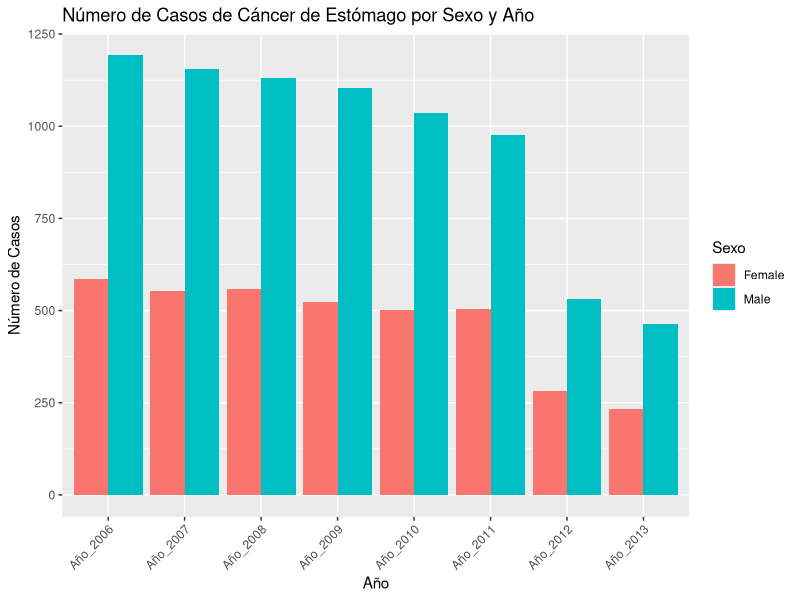
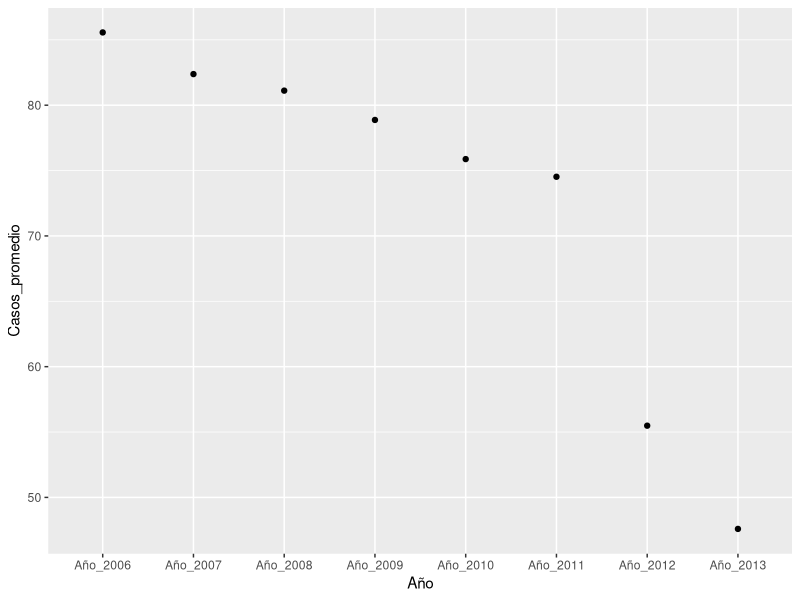
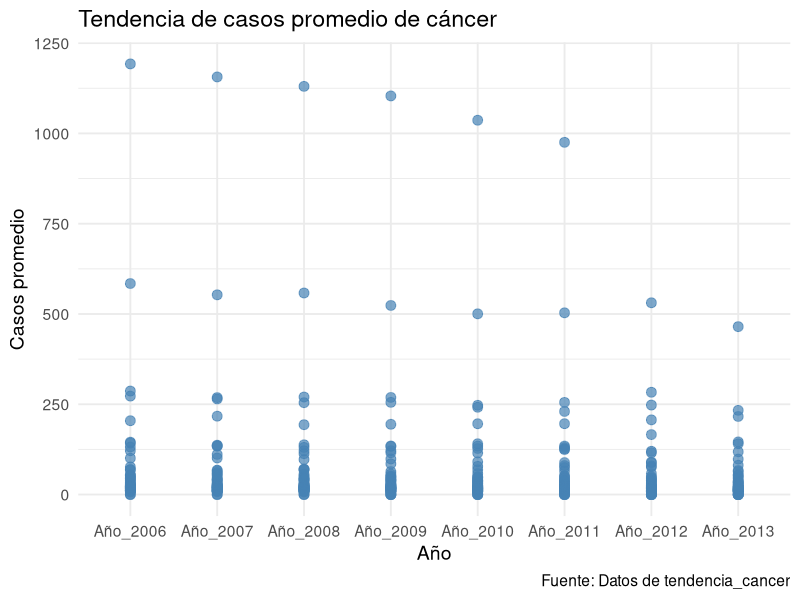

Recreate these plots in R, in order.

#CANCER DE ESTÓMAGO EN EUROPA

library(readr)
library(dplyr)
library(tidyverse)
library(ggplot2)

# Carga el archivo usando comillas como delimitador
cancer_estomago <- read_delim("INPUT/DATA/cancer_estomago.csv", delim = "\"", 
                              escape_backslash = TRUE, escape_double = FALSE, trim_ws = TRUE)

# Divide la columna de años en varias columnas nuevas
cancer_estomago <- 
  cancer_estomago %>%
  separate(
    col = c(`,2005,2006,2007,2008,2009,2010,2011,2012,2013,`),
    into = paste0("Año_", 2005:2013), 
    sep = ","
  ) %>% 
  select(-`Indicator,`, -`...1`, -`...3`, -`...5`, -`,...6`, -`...7`, -`...9`,
         -`,...10`, -`...11`, -`...13`, -`,...14`, -`...15`, -`...17`, -`...19`, -`Año_2005`,
         -`Cancer`,  -`Age Group`) %>% 
  slice(-c(247, 248, 249)) %>%
  rename(Pais_Ciudad = Registry)%>%
  rename(Sexo=Sex)%>%
  pivot_longer(cols = c(`Año_2006`:`Año_2013`), names_to = "Año", values_to = "Casos") 
  

cancer_estomago <- cancer_estomago %>%
  mutate(
    Pais = case_when(
      str_starts(Pais_Ciudad, "AT") ~ "Austria",
      str_starts(Pais_Ciudad, "BE") ~ "Belgica",
      str_starts(Pais_Ciudad, "BG") ~ "Bulgaria",
      str_starts(Pais_Ciudad, "CH") ~ "Suiza",
      str_starts(Pais_Ciudad, "DE") ~ "Alemania",
      str_starts(Pais_Ciudad, "DK") ~ "Dinamarca",
      str_starts(Pais_Ciudad, "EE") ~ "Estonia",
      str_starts(Pais_Ciudad, "ES") ~ "España",
      str_starts(Pais_Ciudad, "FR") ~ "Francia",
      str_starts(Pais_Ciudad, "HR") ~ "Croacia",
      str_starts(Pais_Ciudad, "IE") ~ "Irlanda",
      str_starts(Pais_Ciudad, "IS") ~ "Islandia",
      str_starts(Pais_Ciudad, "IT") ~ "Italia",
      str_starts(Pais_Ciudad, "LT") ~ "Lituania",
      str_starts(Pais_Ciudad, "MT") ~ "Malta",
      str_starts(Pais_Ciudad, "NL") ~ "Holanda",
      str_starts(Pais_Ciudad, "NO") ~ "Noruega",
      str_starts(Pais_Ciudad, "PL") ~ "Polonia",
      str_starts(Pais_Ciudad, "PT") ~ "Portugal",
      str_starts(Pais_Ciudad, "RO") ~ "Rumania",
      str_starts(Pais_Ciudad, "RS") ~ "Serbia",
      str_starts(Pais_Ciudad, "SI") ~ "Eslovenia",
      str_starts(Pais_Ciudad, "SK") ~ "Eslovaquia",
      str_starts(Pais_Ciudad, "UA") ~ "Ucrania",
      str_starts(Pais_Ciudad, "UK") ~ "Reino Unido")) %>%
  select(-Pais_Ciudad) %>%
  relocate(Pais, Año, Sexo, Casos)

 
cancer_estomago <- cancer_estomago %>%
  mutate(Casos = as.numeric(Casos))%>%
  group_by(Pais, Año, Sexo)%>%
  summarise(Casos = sum(Casos, na.rm = TRUE), .groups = "drop") # se puede añadir: , .groups = "drop"  #Usamos summarise porque queremos cambiar el numero de filas original


View(cancer_estomago)


###### PREGUNTA 3: ¿El cáncer de estómago se ve influenciado por el sexo de los pacientes?
#Evaluación general de sexo frente a casos
cancer_estomago %>%
  group_by(Sexo) %>%
  summarise(Casos_promedio = mean(Casos, na.rm = TRUE))

#Evaluación del sexo frente al país
cancer_estomago %>%
  group_by(Sexo, Pais) %>%
  summarise(Casos_promedio = mean(Casos, na.rm = TRUE))


# Crear el gráfico con geom_bar
ggplot(cancer_estomago, aes(x = Año, y = Casos, fill = Sexo)) +
  geom_bar(stat = "identity", position = "dodge") + # Barras agrupadas
  labs(
    title = "Número de Casos de Cáncer de Estómago por Sexo y Año",
    x = "Año",
    y = "Número de Casos",
    fill = "Sexo"
  ) +
  theme(axis.text.x = element_text(angle = 45, hjust = 1)) # Rotar etiquetas del eje X



###### 5. ¿Las tasas de cáncer de estómago han aumentado o disminuido con el tiempo?
tendencia_cancer <- cancer_estomago %>%
  group_by(Año) %>%
  summarise(Casos_promedio = mean(Casos, na.rm = TRUE))

ggplot(data = tendencia_cancer, aes(x = Año, y = Casos_promedio))+
  geom_point() +
  geom_smooth(method = "loess", formula = 'y ~ x' )

ggplot(data = cancer_estomago, aes(x = Año, y = Casos)) +
  geom_point(color = "steelblue", size = 3, alpha = 0.7) + # Cambia el color y ajusta la transparencia
  geom_smooth(method = "loess", formula = y ~ x, color = "darkred", fill = "pink", alpha = 0.3) + # Personaliza la línea y el área sombreada
  labs(
    title = "Tendencia de casos promedio de cáncer",
    x = "Año",
    y = "Casos promedio",
    caption = "Fuente: Datos de tendencia_cancer"
  ) + 
  theme_minimal(base_size = 14)


#### CASO CON MÁS NUMERO DE CASOS DE CANCER
max_casos <- cancer_estomago %>%
  arrange(desc(Casos))%>%
  slice_head()
max_casos


#### CASO CON MENOS NUMERO DE CASOS DE CANCER
min_casos <- cancer_estomago %>%
  arrange(Casos)%>%
  slice_head()
min_casos
  
####################################################################################################

###################################################################################################
#DATOS DE FOSFATO EN RÍOS DE EUROPA
library(readr)
library(dplyr)
library(ggplot2)
Fosfato <- read_csv("INPUT/DATA/fosfato.csv") %>%
  select(-`Period:text`) %>%                                
  rename(País = `Country:text`,                           
         Año = `Year:year`,                                 
         Fosfato = colnames(.)[3]) %>%                      
  arrange(País)   # Ordenar País por orden alfabético
View(Fosfato)

###############################################################################################
#DATOS ECONOMÍA EUROPA
library(readr)
library(dplyr)
library(tidyverse)

economia <- read_csv("INPUT/DATA/economia.csv")

economia<-economia%>%
  select(-c(1, 2, 3, 4, 5,9))%>%   #se eliminan columnas innecesarias 
  slice(-c(178:189),-c(118:141))%>%
  rename(País=geo,
         Año=TIME_PERIOD,
         PIB=OBS_VALUE)
View(economia)






